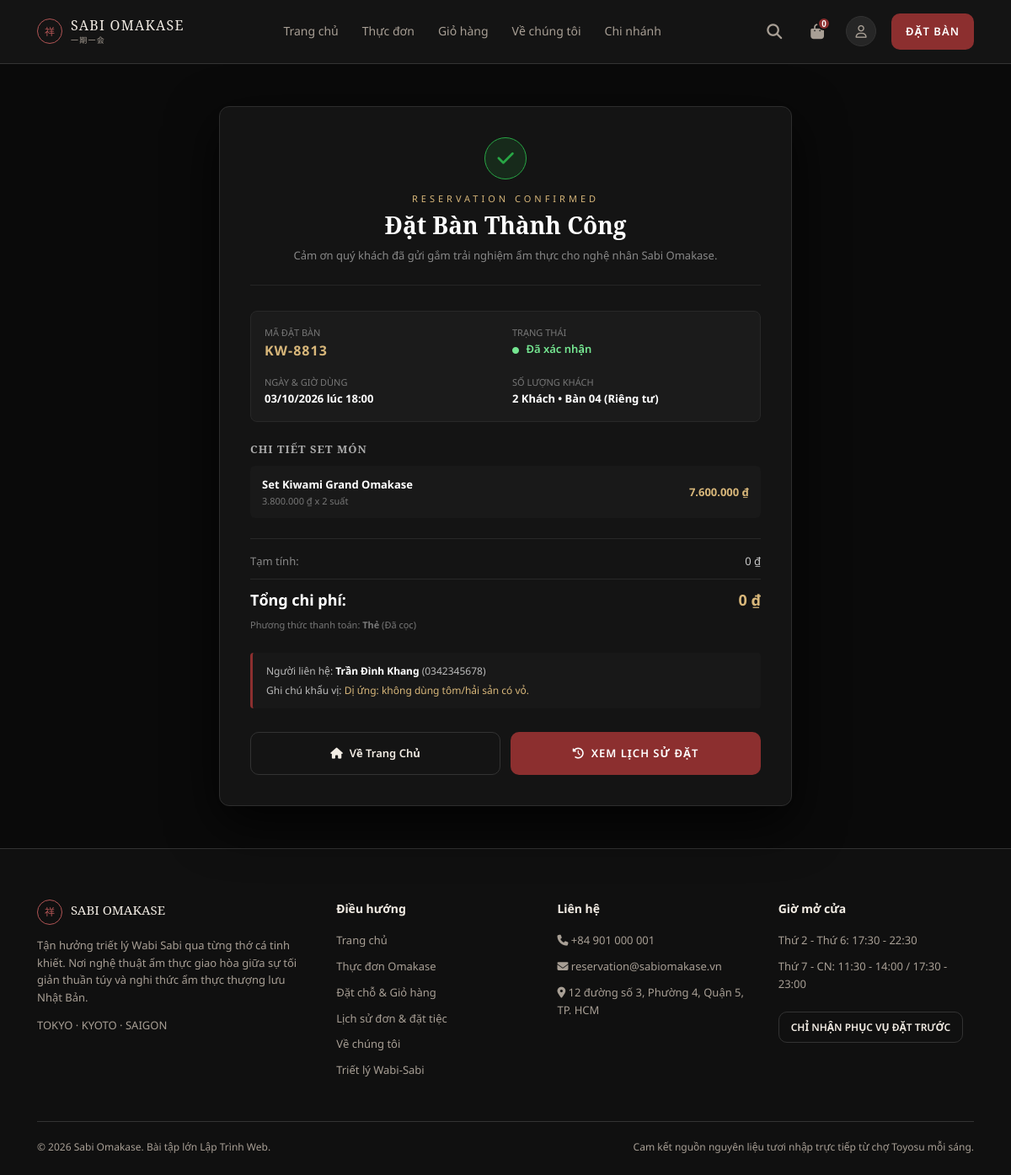
The page /php/order_success.php?ma_don=KW-8813 on the database as committed earlier.
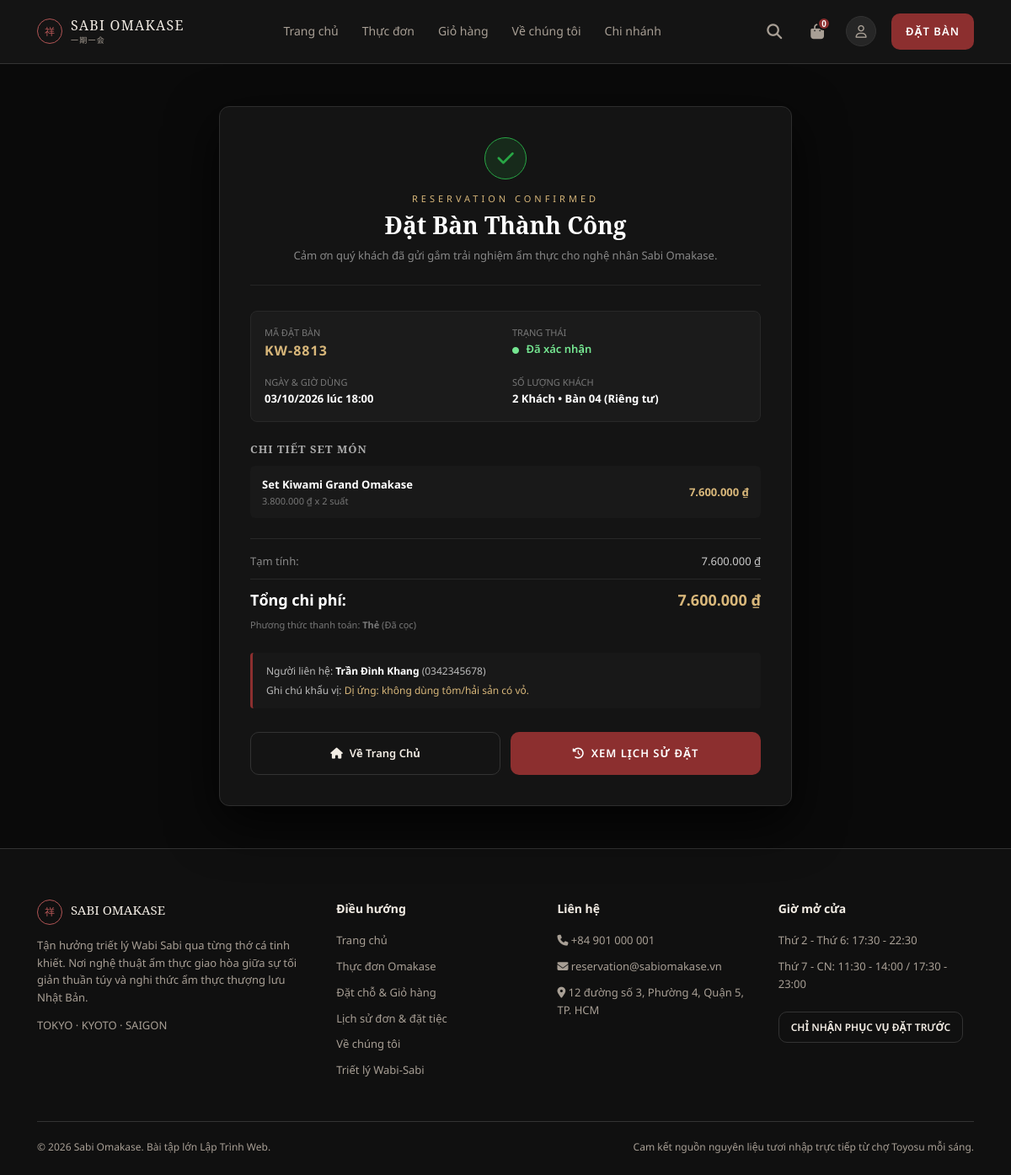
The same page on the database as committed later.
### tables this page shows
CREATE TABLE `don_dat_ban` (
  `id` int(11) NOT NULL AUTO_INCREMENT,
  `ma_don` varchar(20) NOT NULL,
  `khach_hang_id` int(11) DEFAULT NULL,
  `ban_id` int(11) DEFAULT NULL,
  `nhan_vien_tao_id` int(11) DEFAULT NULL,
  `ten_lien_he` varchar(100) NOT NULL,
  `sdt_lien_he` varchar(15) NOT NULL,
  `email_lien_he` varchar(120) DEFAULT NULL,
  `ngay_dung` date NOT NULL,
  `gio_dung` time NOT NULL,
  `so_khach` tinyint(3) unsigned NOT NULL CHECK (`so_khach` between 1 and 12),
  `tam_tinh` decimal(14,0) NOT NULL DEFAULT 0,
  `giam_gia` decimal(14,0) NOT NULL DEFAULT 0,
  `tong_tien` decimal(14,0) NOT NULL DEFAULT 0,
  `tien_coc` decimal(14,0) NOT NULL DEFAULT 0,
  `phuong_thuc_tt` enum('Thẻ','Chuyển khoản','Tiền mặt','Ví điện tử') NOT NULL DEFAULT 'Thẻ',
  `trang_thai_thanh_toan` enum('Chưa thanh toán','Đã cọc','Đã thanh toán','Đã hoàn cọc','Miễn cọc') NOT NULL DEFAULT 'Chưa thanh toán',
  `trang_thai` enum('Chờ xác nhận','Đã xác nhận','Hoàn tất','Đã hủy') NOT NULL DEFAULT 'Chờ xác nhận',
  `ghi_chu` text DEFAULT NULL,
  `ngay_tao` datetime NOT NULL DEFAULT current_timestamp(),
  `ngay_cap_nhat` datetime NOT NULL DEFAULT current_timestamp() ON UPDATE current_timestamp(),
  PRIMARY KEY (`id`),
  UNIQUE KEY `ma_don` (`ma_don`),
  KEY `idx_don_ngay` (`ngay_dung`,`gio_dung`),
  KEY `idx_don_tt` (`trang_thai`),
  KEY `khach_hang_id` (`khach_hang_id`),
  KEY `ban_id` (`ban_id`),
  KEY `nhan_vien_tao_id` (`nhan_vien_tao_id`),
  CONSTRAINT `don_dat_ban_ibfk_1` FOREIGN KEY (`khach_hang_id`) REFERENCES `khach_hang` (`id`) ON DELETE SET NULL ON UPDATE CASCADE,
  CONSTRAINT `don_dat_ban_ibfk_2` FOREIGN KEY (`ban_id`) REFERENCES `ban` (`id`) ON DELETE SET NULL ON UPDATE CASCADE,
  CONSTRAINT `don_dat_ban_ibfk_3` FOREIGN KEY (`nhan_vien_tao_id`) REFERENCES `nhan_vien` (`id`) ON DELETE SET NULL ON UPDATE CASCADE
);

CREATE TABLE `ban` (
  `id` int(11) NOT NULL AUTO_INCREMENT,
  `ma_ban` varchar(10) NOT NULL,
  `ten_ban` varchar(50) NOT NULL,
  `khu_vuc` enum('Quầy bar chính','Phòng riêng','Bàn ngoài trời','Lounge','VIP') NOT NULL,
  `suc_chua` tinyint(3) unsigned NOT NULL,
  `trang_thai` enum('Trống','Đang dùng','Bảo trì') NOT NULL DEFAULT 'Trống',
  PRIMARY KEY (`id`),
  UNIQUE KEY `ma_ban` (`ma_ban`)
);

CREATE TABLE `chi_tiet_don` (
  `id` int(11) NOT NULL AUTO_INCREMENT,
  `don_id` int(11) NOT NULL,
  `set_id` int(11) NOT NULL,
  `so_luong` tinyint(3) unsigned NOT NULL DEFAULT 1,
  `don_gia` decimal(12,0) NOT NULL,
  `thanh_tien` decimal(14,0) GENERATED ALWAYS AS (`so_luong` * `don_gia`) STORED,
  PRIMARY KEY (`id`),
  UNIQUE KEY `uq_ctd` (`don_id`,`set_id`),
  KEY `set_id` (`set_id`),
  CONSTRAINT `chi_tiet_don_ibfk_1` FOREIGN KEY (`don_id`) REFERENCES `don_dat_ban` (`id`) ON DELETE CASCADE ON UPDATE CASCADE,
  CONSTRAINT `chi_tiet_don_ibfk_2` FOREIGN KEY (`set_id`) REFERENCES `set_omakase` (`id`) ON UPDATE CASCADE
);

CREATE TABLE `set_omakase` (
  `id` int(11) NOT NULL AUTO_INCREMENT,
  `ma_set` varchar(20) NOT NULL,
  `ten_set` varchar(150) NOT NULL,
  `ten_tieng_nhat` varchar(100) DEFAULT NULL,
  `loai_set_id` int(11) NOT NULL,
  `bep_truong_id` int(11) DEFAULT NULL,
  `so_mon` tinyint(3) unsigned NOT NULL,
  `thoi_luong_phut` smallint(5) unsigned NOT NULL,
  `gia` decimal(12,0) NOT NULL CHECK (`gia` > 0),
  `nhan` varchar(50) DEFAULT NULL,
  `mo_ta_ngan` varchar(255) DEFAULT NULL,
  `mo_ta_chi_tiet` text DEFAULT NULL,
  `hinh_anh` varchar(255) DEFAULT NULL,
  `noi_bat` tinyint(1) NOT NULL DEFAULT 0,
  `trang_thai` enum('Đang bán','Tạm ngừng','Ngừng bán') NOT NULL DEFAULT 'Đang bán',
  `ngay_tao` datetime NOT NULL DEFAULT current_timestamp(),
  `ngay_cap_nhat` datetime NOT NULL DEFAULT current_timestamp() ON UPDATE current_timestamp(),
  PRIMARY KEY (`id`),
  UNIQUE KEY `ma_set` (`ma_set`),
  KEY `idx_set_gia` (`gia`),
  KEY `loai_set_id` (`loai_set_id`),
  KEY `bep_truong_id` (`bep_truong_id`),
  CONSTRAINT `set_omakase_ibfk_1` FOREIGN KEY (`loai_set_id`) REFERENCES `loai_set` (`id`) ON UPDATE CASCADE,
  CONSTRAINT `set_omakase_ibfk_2` FOREIGN KEY (`bep_truong_id`) REFERENCES `nhan_vien` (`id`) ON DELETE SET NULL ON UPDATE CASCADE
);

### php/config/db.php (called while the page is built, shortened)
<?php
function format_vnd($amount) {
    return number_format((float)$amount, 0, ',', '.') . ' ₫';
}
function current_user() {
    return $_SESSION['user'] ?? null;
}
function cart_total_items() {
    if (empty($_SESSION['cart'])) return 0;
    $count = 0;
    return $count;
}

### php/order_success.php (the view, shortened to what this page needs)
<?php
require_once __DIR__ . '/config/db.php';
$ma_don = $_GET['ma_don'] ?? '';
$stmt = $pdo->prepare("
    SELECT d.*, b.ten_ban, b.khu_vuc
    FROM don_dat_ban d
    LEFT JOIN ban b ON d.ban_id = b.id
    WHERE d.ma_don = ?
");
$stmt->execute([$ma_don]);
$order = $stmt->fetch();
$stmt_items = $pdo->prepare("
    SELECT ct.*, s.ten_set, s.ten_tieng_nhat, s.hinh_anh
    FROM chi_tiet_don ct
    JOIN set_omakase s ON ct.set_id = s.id
    WHERE ct.don_id = ?
");
$stmt_items->execute([$order['id']]);
$items = $stmt_items->fetchAll();
require_once __DIR__ . '/includes/header.php';
?>
<div style="background:#0a0a0a;min-height:85vh;padding:50px 20px;display:flex;justify-content:center;align-items:center;">
    <div style="max-width:680px;width:100%;background:#141414;border:1px solid #2e2e2e;border-radius:12px;padding:36px;box-shadow:0 20px 60px rgba(0,0,0,0.8);position:relative;">
        <div style="text-align:center;margin-bottom:30px;border-bottom:1px solid #252525;padding-bottom:24px;">
            <div style="width:50px;height:50px;background:rgba(40,167,69,0.15);border:1px solid #28a745;color:#28a745;border-radius:50%;display:inline-flex;align-items:center;justify-content:center;font-size:22px;margin-bottom:14px;">
                <i class="fa-solid fa-check"></i>
            </div>
            <span style="display:block;font-size:11px;color:#d8b77a;letter-spacing:4px;text-transform:uppercase;">RESERVATION CONFIRMED</span>
            <h1 style="font-family:var(--font-headline);font-size:28px;color:#fff;margin:6px 0 8px;">Đặt Bàn Thành Công</h1>
            <p style="color:#888;font-size:13px;">Cảm ơn quý khách đã gửi gắm trải nghiệm ẩm thực cho nghệ nhân Sabi Omakase.</p>
        </div>
        <div style="display:grid;grid-template-columns:1fr 1fr;gap:16px;background:#1b1b1b;border:1px solid #282828;padding:16px;border-radius:8px;margin-bottom:24px;font-size:13px;">
            <div>
                <span style="color:#777;font-size:11px;text-transform:uppercase;display:block;">MÃ ĐẶT BÀN</span>
                <strong style="color:#d8b77a;font-size:16px;letter-spacing:1px;"><?= htmlspecialchars($order['ma_don']) ?></strong>
            </div>
            <div>
                <span style="color:#777;font-size:11px;text-transform:uppercase;display:block;">TRẠNG THÁI</span>
                <span style="color:#75e691;font-weight:600;"><i class="fa-solid fa-circle" style="font-size:8px;margin-right:5px;"></i> <?= htmlspecialchars($order['trang_thai']) ?></span>
            </div>
            <div>
                <span style="color:#777;font-size:11px;text-transform:uppercase;display:block;">NGÀY & GIỜ DÙNG</span>
                <strong style="color:#fff;"><?= date('d/m/Y', strtotime($order['ngay_dung'])) ?> lúc <?= date('H:i', strtotime($order['gio_dung'])) ?></strong>
            </div>
            <div>
                <span style="color:#777;font-size:11px;text-transform:uppercase;display:block;">SỐ LƯỢNG KHÁCH</span>
                <strong style="color:#fff;"><?= $order['so_khach'] ?> Khách <?= !empty($order['ten_ban']) ? ' • ' . htmlspecialchars($order['ten_ban']) : '' ?></strong>
            </div>
        </div>
        <div style="margin-bottom:24px;">
            <h3 style="font-size:13px;color:#aaa;letter-spacing:1px;text-transform:uppercase;margin-bottom:12px;">CHI TIẾT SET MÓN</h3>
            <div style="display:flex;flex-direction:column;gap:10px;">
                <?php foreach ($items as $it): ?>
                    <div style="display:flex;justify-content:space-between;align-items:center;background:#191919;padding:12px 14px;border-radius:6px;font-size:13px;">
                        <div>
                            <strong style="color:#fff;"><?= htmlspecialchars($it['ten_set']) ?></strong>
                            <div style="color:#777;font-size:11px;"><?= format_vnd($it['don_gia']) ?> x <?= $it['so_luong'] ?> suất</div>
                        </div>
                        <div style="color:#d8b77a;font-weight:700;">
                            <?= format_vnd($it['thanh_tien'] ?? ($it['don_gia'] * $it['so_luong'])) ?>
                        </div>
                    </div>
                <?php endforeach; ?>
            </div>
        </div>
        <div style="border-top:1px solid #282828;padding-top:16px;margin-bottom:24px;font-size:13px;">
            <div style="display:flex;justify-content:space-between;color:#888;margin-bottom:6px;">
                <span>Tạm tính:</span>
                <span style="color:#ccc;"><?= format_vnd($order['tam_tinh']) ?></span>
            </div>
            <div style="display:flex;justify-content:space-between;color:#fff;font-size:18px;font-weight:700;margin-top:10px;padding-top:10px;border-top:1px solid #282828;">
                <span>Tổng chi phí:</span>
                <span style="color:#d8b77a;"><?= format_vnd($order['tong_tien']) ?></span>
            </div>
            <div style="color:#777;font-size:11px;margin-top:6px;">
                Phương thức thanh toán: <strong><?= htmlspecialchars($order['phuong_thuc_tt']) ?></strong> (<?= htmlspecialchars($order['trang_thai_thanh_toan']) ?>)
            </div>
        </div>
        <div style="background:#181818;border-left:3px solid #8c2f2f;padding:12px 16px;border-radius:4px;margin-bottom:28px;font-size:12px;color:#bbb;">
            <div>Người liên hệ: <strong style="color:#fff;"><?= htmlspecialchars($order['ten_lien_he']) ?></strong> (<?= htmlspecialchars($order['sdt_lien_he']) ?>)</div>
            <?php if (!empty($order['ghi_chu'])): ?>
                <div style="margin-top:4px;">Ghi chú khẩu vị: <span style="color:#d8b77a;"><?= htmlspecialchars($order['ghi_chu']) ?></span></div>
            <?php endif; ?>
        </div>
        <div style="display:flex;gap:12px;">
            <a href="index.php" class="btn btn-outline" style="flex:1;text-align:center;padding:14px;text-decoration:none;">
                <i class="fa-solid fa-house"></i> Về Trang Chủ
            </a>
            <a href="history.php" class="btn btn-primary" style="flex:1;text-align:center;padding:14px;text-decoration:none;">
                <i class="fa-solid fa-clock-rotate-left"></i> Xem Lịch Sử Đặt
            </a>
        </div>
    </div>
</div>
<?php require_once __DIR__ . '/includes/footer.php'; ?>

### php/includes/header.php (shortened to what this page needs)
<?php
require_once __DIR__ . '/../config/db.php';
$current_page = basename($_SERVER['PHP_SELF']);
$cart_count = cart_total_items();
$user = current_user();
?>
<!DOCTYPE html>
<html lang="vi">
<head>
  <link rel="stylesheet" href="https://cdnjs.cloudflare.com/ajax/libs/font-awesome/6.4.0/css/all.min.css">
  <link rel="stylesheet" href="css/style.css" />
</head>
<body>
  <header class="site-header">
    <div class="container">
      <a href="index.php" class="brand">
        <span class="brand-mark">祥</span>
        <span class="brand-text">SABI OMAKASE <small>一期一会</small></span>
      </a>
      <nav class="main-nav">
        <a href="index.php" class="<?= in_array($current_page, ['index.php', '']) ? 'active' : '' ?>">Trang chủ</a>
        <a href="menu.php" class="<?= in_array($current_page, ['menu.php', 'detail.php']) ? 'active' : '' ?>">Thực đơn</a>
        <a href="cart.php" class="<?= $current_page === 'cart.php' ? 'active' : '' ?>">Giỏ hàng</a>
        <a href="index.php#triet-ly">Về chúng tôi</a>
        <a href="index.php#chi-nhanh">Chi nhánh</a>
      </nav>
      <div class="header-actions">
        <a href="menu.php" class="icon-btn" title="Tìm kiếm món"><i class="fa-solid fa-magnifying-glass"></i></a>
        <button class="icon-btn" title="Giỏ hàng & Đặt bàn" onclick="location.href='cart.php'">
          <i class="fa-solid fa-bag-shopping"></i>
          <span class="badge" id="headerCartBadge"><?= $cart_count ?></span>
        </button>
        <?php if ($user): ?>
          <div class="user-dropdown">
            <button class="user-btn">
              <i class="fa-solid fa-user-check" style="color: #d8b77a;"></i>
              <span><?= htmlspecialchars(explode(' ', trim($user['ho_ten']))[count(explode(' ', trim($user['ho_ten'])))-1]) ?></span>
              <i class="fa-solid fa-chevron-down" style="font-size: 10px; opacity: 0.7;"></i>
            </button>
            <div class="user-dropdown-menu">
              <div class="user-dropdown-header">
                <div class="name"><?= htmlspecialchars($user['ho_ten']) ?></div>
                <div class="membership"><i class="fa-solid fa-crown"></i> <?= htmlspecialchars($user['hang_thanh_vien'] ?? 'Thành viên') ?> (<?= $user['diem_tich_luy'] ?? 0 ?> điểm)</div>
              </div>
              <a href="history.php" class="user-dropdown-item"><i class="fa-solid fa-receipt"></i> Lịch sử đơn & đặt bàn</a>
              <a href="cart.php" class="user-dropdown-item"><i class="fa-solid fa-cart-shopping"></i> Giỏ hàng (<?= $cart_count ?>)</a>
              <a href="logout.php" class="user-dropdown-item logout"><i class="fa-solid fa-arrow-right-from-bracket"></i> Đăng xuất</a>
            </div>
          </div>
        <?php else: ?>
          <a href="login.php" class="avatar-btn" title="Đăng nhập"><i class="fa-regular fa-user"></i></a>
        <?php endif; ?>
        <a href="cart.php?view=booking" class="btn btn-primary">ĐẶT BÀN</a>
      </div>
    </div>
  </header>

### php/includes/footer.php (shortened to what this page needs)
  <footer class="site-footer">
    <div class="container">
      <div class="footer-grid">
        <div>
          <div class="footer-brand">
            <span class="brand-mark">祥</span>
            <span class="footer-brand-name">SABI OMAKASE</span>
          </div>
          <p class="footer-about">Tận hưởng triết lý Wabi Sabi qua từng thớ cá tinh khiết. Nơi nghệ thuật ẩm thực giao
            hòa giữa sự tối giản thuần túy và nghi thức ẩm thực thượng lưu Nhật Bản.</p>
          <p class="footer-about">TOKYO &middot; KYOTO &middot; SAIGON</p>
        </div>
        <div>
          <h4>Điều hướng</h4>
          <ul>
            <li><a href="index.php">Trang chủ</a></li>
            <li><a href="menu.php">Thực đơn Omakase</a></li>
            <li><a href="cart.php">Đặt chỗ &amp; Giỏ hàng</a></li>
            <li><a href="history.php">Lịch sử đơn &amp; đặt tiệc</a></li>
            <li><a href="index.php#triet-ly">Về chúng tôi</a></li>
            <li><a href="index.php#triet-ly">Triết lý Wabi-Sabi</a></li>
          </ul>
        </div>
        <div>
          <h4>Liên hệ</h4>
          <ul>
            <li><i class="fa-solid fa-phone"></i> +84 901 000 001</li>
            <li><i class="fa-solid fa-envelope"></i> reservation@sabiomakase.vn</li>
            <li><i class="fa-solid fa-location-dot"></i> 12 đường số 3, Phường 4, Quận 5, TP. HCM</li>
          </ul>
        </div>
        <div>
          <h4>Giờ mở cửa</h4>
          <ul>
            <li>Thứ 2 - Thứ 6: 17:30 - 22:30</li>
            <li>Thứ 7 - CN: 11:30 - 14:00 / 17:30 - 23:00</li>
          </ul>
          <a href="cart.php?view=booking" class="btn btn-outline"
            style="margin-top:12px;font-size:12px;padding:8px 14px;display:inline-block;">CHỈ NHẬN PHỤC VỤ ĐẶT TRƯỚC</a>
        </div>
      </div>
      <div class="footer-bottom">
        <span>&copy; 2026 Sabi Omakase. Bài tập lớn Lập Trình Web.</span>
        <span>Cam kết nguồn nguyên liệu tươi nhập trực tiếp từ chợ Toyosu mỗi sáng.</span>
      </div>
    </div>
  </footer>
</body>
</html>

### php/includes/header.php (style rules this page uses)
.badge { background: #b91e1e; color: #fff; font-size: 10px; font-weight: bold; border-radius: 10px; padding: 2px 6px; margin-left: 4px; }

Rows that differ between the two databases and show on the page:
changed don_dat_ban "KW-8813": tam_tinh "0 ₫" → "7.600.000 ₫"; tong_tien "0 ₫" → "7.600.000 ₫"
